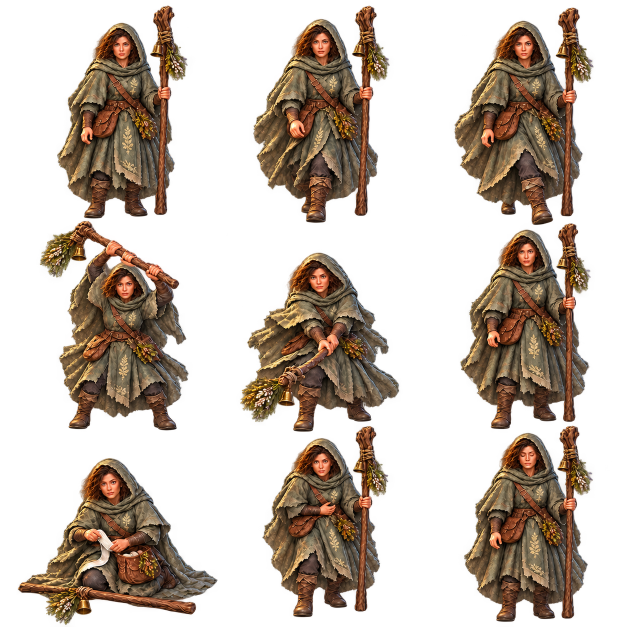
#> input picture art/creatures/companion_mender-corrected.png, 1254 x 1254 px, given in place of ice-source.png, which was not available (shown at 1/2 size)
$ python export-batch-al.py
#> lines starting #> are read from the running program, lines starting #| are printed output that depends on the picture; pictures that were not available may be replaced by others from this repository, and a replacement may not be noted
"""Register image-tool ice cutout; crop/scale only, no scripted painting."""
import argparse, hashlib, io, json
from pathlib import Path
from PIL import Image

parser=argparse.ArgumentParser(description=__doc__)
parser.add_argument('--check',action='store_true')
args=parser.parse_args()
root=Path(__file__).resolve().parent/'batch-al-preview'
source=Image.open(root/'ice-source.png').convert('RGBA')
#> source is the input picture: PIL image 1254x1254 RGBA; mean R, G, B, A 47.3, 34.8, 23.4, 97.4
assert source.size==(1254,1254)
measurements={}
for key,cell in [('ice',(0,0,1254,1254))]:
    image=source.crop(cell)
    bounds=image.getchannel('A').point(lambda a:255 if a>=8 else 0).getbbox()
    crop=(max(0,bounds[0]-2),max(0,bounds[1]-2),min(image.width,bounds[2]+2),min(image.height,bounds[3]+2))
    cut=image.crop(crop)
    scale=112/max(cut.size)
    size=tuple(round(n*scale) for n in cut.size)
    at=((128-size[0])//2,(128-size[1])//2)
    out=Image.new('RGBA',(128,128))
    out.alpha_composite(cut.resize(size,Image.Resampling.LANCZOS),at)
    data=io.BytesIO();out.save(data,format='PNG',optimize=True)
    path=root/(key+'.png')
    if args.check:assert path.read_bytes()==data.getvalue(),str(path)
    else:path.write_bytes(data.getvalue())
    measurements[key]={'cell':cell,'crop':crop,'scale':scale,'size':size,'paste':at,'sha256':hashlib.sha256(data.getvalue()).hexdigest()}
#> this loop made 1 pass
#> (bounds, crop) on pass 1: ((35, 11, 1188, 1254), (33, 9, 1190, 1254))
#> pass 1, `cut=image.crop(crop)`:
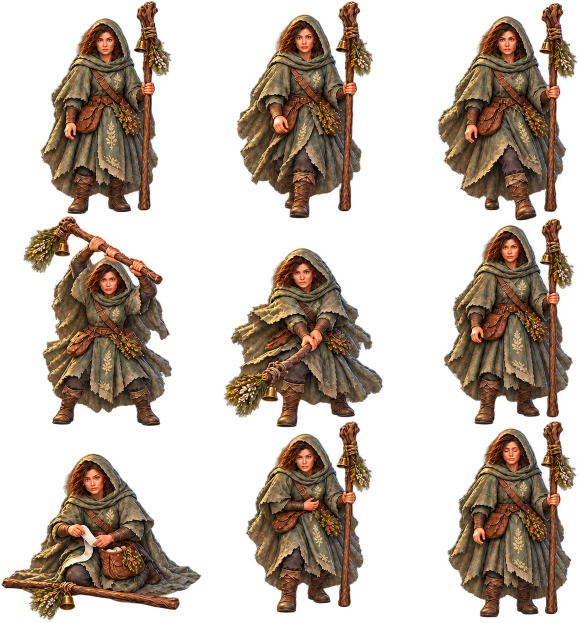
#> cut: PIL image 1157x1245 RGBA (shown at 1/2 size); mean R, G, B, A 51.7, 38, 25.6, 106.3; transparent parts drawn white
#> after the loop:
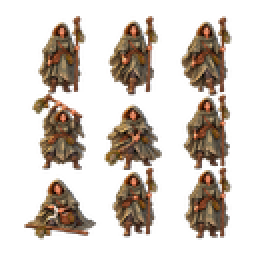
#> out: PIL image 128x128 RGBA (shown 2 times larger); mean R, G, B, A 44, 32.2, 21.8, 75.7; transparent parts drawn white
#> after the loop, measurements = 1 item
content=(json.dumps(measurements,indent=2)+'\n').encode()
path=root/'measurements.json'
if args.check:assert path.read_bytes()==content,str(path)
else:path.write_bytes(content)
print('Ice registration '+('verified' if args.check else 'exported'))

$ run again, on art/creatures/companion_renegade-corrected.png
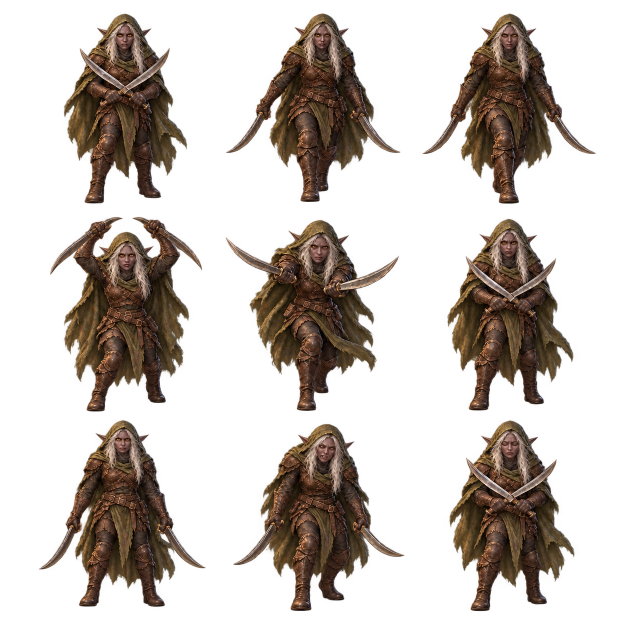
#> input picture art/creatures/companion_renegade-corrected.png, 1254 x 1254 px, given in place of ice-source.png, which was not available (shown at 1/2 size)
#> source is the input picture: PIL image 1254x1254 RGBA; mean R, G, B, A 30.4, 22.3, 15.5, 79.2
#> the loop `for key,cell in [('ice',(0,0,1254,1254))]:` made 1 pass
#> (bounds, crop) on pass 1: ((77, 26, 1192, 1223), (75, 24, 1194, 1225))
#> pass 1, `cut=image.crop(crop)`:
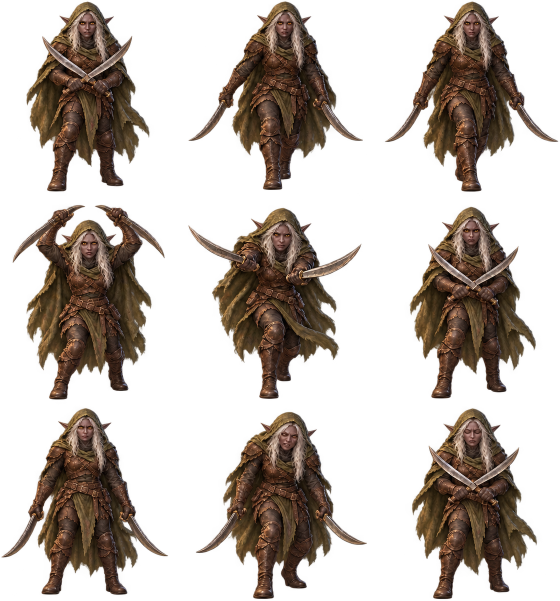
#> cut: PIL image 1119x1201 RGBA (shown at 1/2 size); mean R, G, B, A 35.6, 26.1, 18.2, 92.7; transparent parts drawn white
#> after the loop `for key,cell in [('ice',(0,0,1254,1254))]:`:
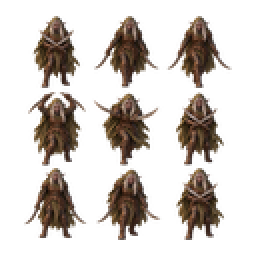
#> out: PIL image 128x128 RGBA (shown 2 times larger); mean R, G, B, A 32.5, 23.8, 16.9, 66.1; transparent parts drawn white
#> after the loop `for key,cell in [('ice',(0,0,1254,1254))]:`: measurements = 1 item
